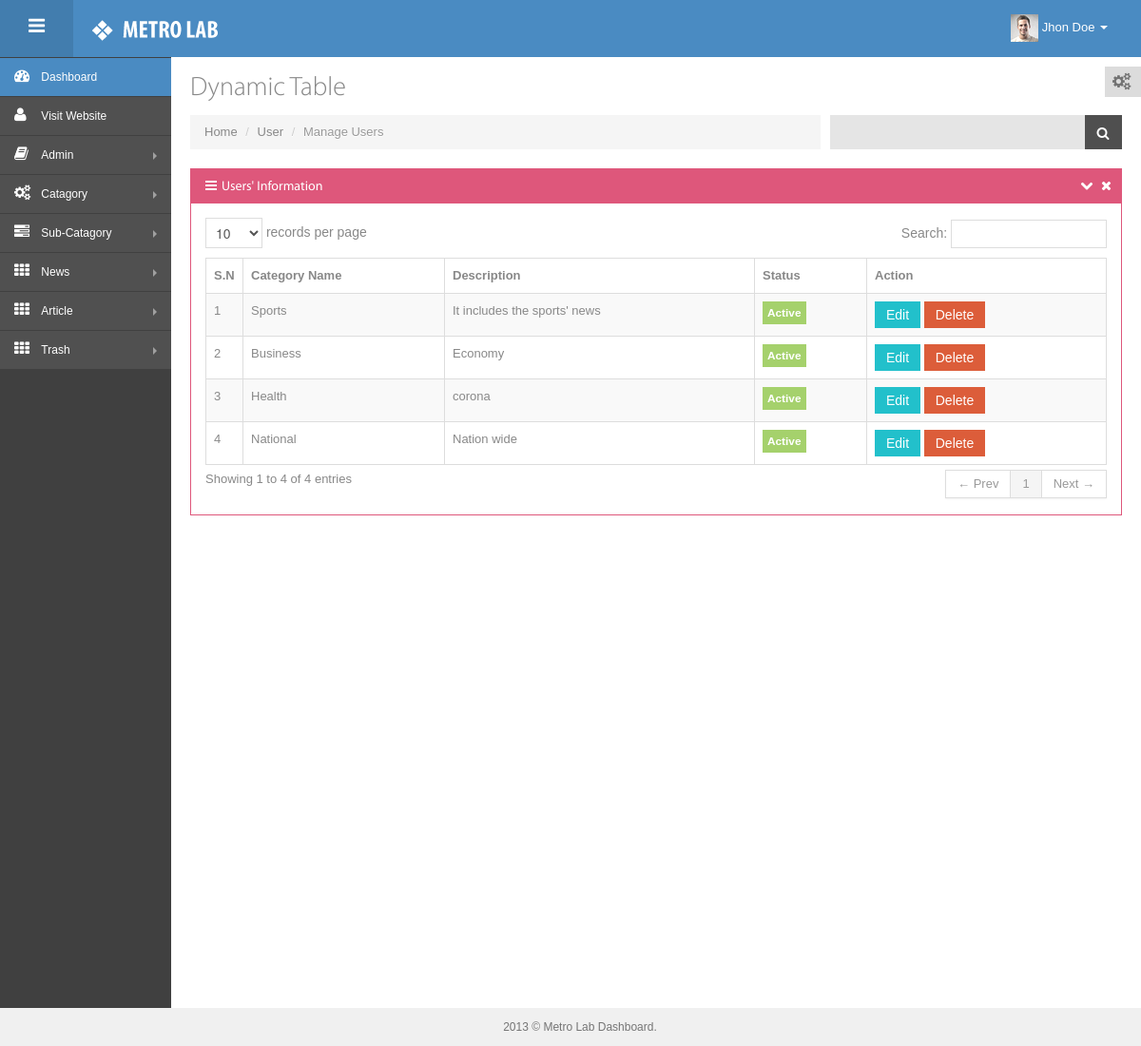
Screenshot of /admin/manageCategory.php (signed in) with the database file from the repository.
### tables this page shows
CREATE TABLE `tblcategory` (
  `category_id` bigint(25) NOT NULL,
  `category_name` varchar(50) NOT NULL,
  `category_descrption` longtext NOT NULL,
  `is_active` enum('active','inactive') DEFAULT NULL,
  `created_at` timestamp NOT NULL DEFAULT CURRENT_TIMESTAMP,
  `updated_at` timestamp NOT NULL DEFAULT '0000-00-00 00:00:00'
);

### app/categoryfunction.php (called while the page is built, shortened)
<?php
function getAllCategories($conn){
 	$stmtSelect = $conn->prepare("SELECT * FROM tblcategory");
 	$stmtSelect->execute();
 	$stmtSelect->setFetchMode(PDO::FETCH_ASSOC);
 	return $stmtSelect->fetchAll();
}
?>

### admin/manageCategory.php (the view, shortened to what this page needs)
<?php
  include 'layouts/header.php';
?>
   <div id="container" class="row-fluid">
         <div class="sidebar-scroll">
        <div id="sidebar" class="nav-collapse collapse">
      <?php
  include 'layouts/sidebar.php';
?>
</div>
      </div>
      <div id="main-content">
         <div class="container-fluid">
            <div class="row-fluid">
               <div class="span12">
                   <div id="theme-change" class="hidden-phone">
                       <i class="icon-cogs"></i>
                   </div>
                   <h3 class="page-title">
                     Dynamic Table
                   </h3>
                   <ul class="breadcrumb">
                       <li>
                           <a href="#">Home</a>
                           <span class="divider">/</span>
                       </li>
                       <li>
                           <a href="#">User</a>
                           <span class="divider">/</span>
                       </li>
                       <li class="active">
                           Manage Users
                       </li>
                       <li class="pull-right search-wrap">
                           <form action="search_result.html" class="hidden-phone">
                               <div class="input-append search-input-area">
                                   <input class="" id="appendedInputButton" type="text">
                                   <button class="btn" type="button"><i class="icon-search"></i> </button>
                               </div>
                           </form>
                       </li>
                   </ul>
               </div>
            </div>
            <div class="row-fluid">
                <div class="span12">
                <div class="widget red">
                    <div class="widget-title">
                        <h4><i class="icon-reorder"></i> Users' Information</h4>
                            <span class="tools">
                                <a href="javascript:;" class="icon-chevron-down"></a>
                                <a href="javascript:;" class="icon-remove"></a>
                            </span>
                    </div>
                    <div class="widget-body">
                        <table class="table table-striped table-bordered" id="sample_1">
                            <thead>
                            <tr>
                                <th style="width:8px;"><input type="hidden" class="group-checkable" data-set="#sample_1 .checkboxes" />S.N</th>
                                <th>Category Name</th>
                                <th class="hidden-phone">Description</th>
                                <th class="hidden-phone">Status</th>
                                <th class="hidden-phone">Action</th>
                            </tr>
                            </thead>
                            <tbody>
                            <?php $catagories=getAllCategories($conn);
                            foreach ($catagories as $key => $catagory):
                            ?>
                            <tr class="odd gradeX">
                                <td><input type="hidden" class="checkboxes" value="1" /><?php echo ++$key; ?></td>
                                <td class="hidden-phone"><?php echo $catagory['category_name']; ?></td>
                                <td class="hidden-phone"><?php echo $catagory['category_descrption']; ?></td>
                                <td class="center hidden-phone"><?php if($catagory['is_active']=='active'): ?>
															<span class="label label-sm label-success">
																Active</span>
															<?php else: ?>
																<span class="label label-sm label-danger">
																	Inactive</span>
															<?php endif; ?></td>
                                <td class="hidden-phone"><a href="editCategory.php?ref=<?php echo $catagory['category_id'];?>" class="btn btn-xs btn-info">
																	Edit
																</a>
																<a href="deleteCategory.php?ref=<?php echo $catagory['category_id'];?>" onclick="return confirm('Really Deleting that user??');" class="btn btn-xs btn-danger">
																	Delete
																</a></td>
                            </tr>
                            <?php endforeach; ?>
                            </tbody>
                        </table>
                    </div>
                </div>
                </div>
            </div>
         </div>
      </div>
   </div>
   <div id="footer">
       2013 &copy; Metro Lab Dashboard.
   </div>
</body>
</html>

### admin/css/style-responsive.css (style rules this page uses)
@media (min-width: 980px) { #sidebar { position: absolute; width: 180px; } }
@media (min-width: 980px) { #main-content { margin-top: 0px !important; } }
@media (min-width: 980px) { .fixed-top #main-content { margin-top: 20px; } }

### admin/css/style-default.css (style rules this page uses)
body { color: #888888; }
a, a:hover { text-shadow: none !important; color: #4a8bc2; }

### rows the page displays
tblcategory: category_name "Sports", category_descrption "It includes the sports' news", is_active "Active"
tblcategory: category_name "Business", category_descrption "Economy", is_active "Active"
tblcategory: category_name "Health", category_descrption "corona", is_active "Active"
tblcategory: category_name "National", category_descrption "Nation wide", is_active "Active"
